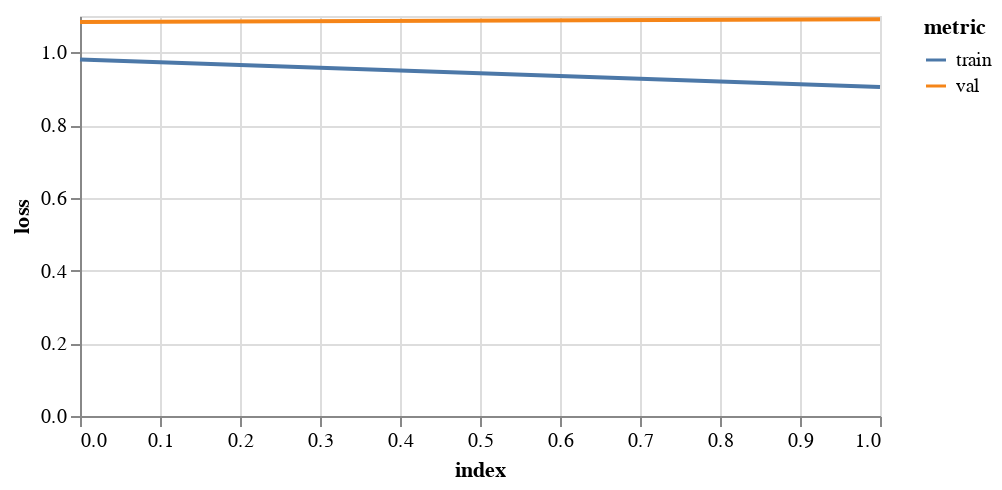
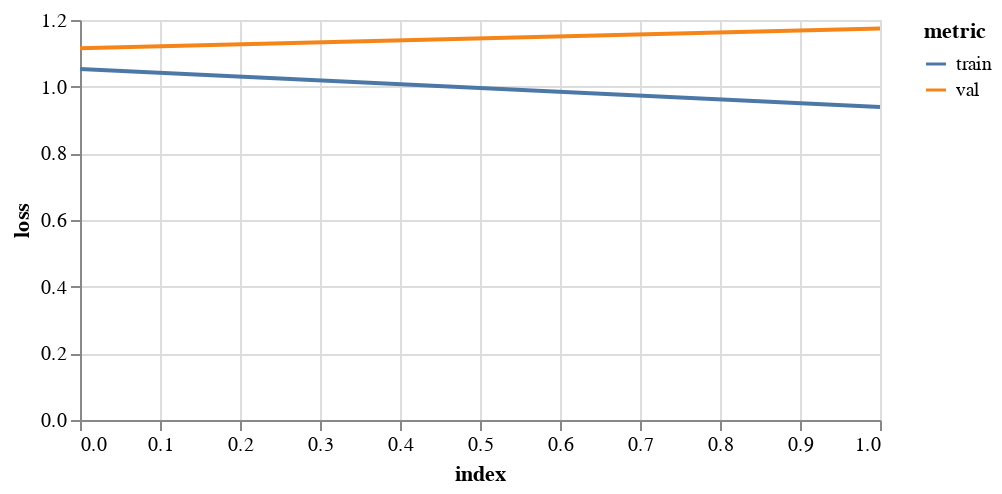
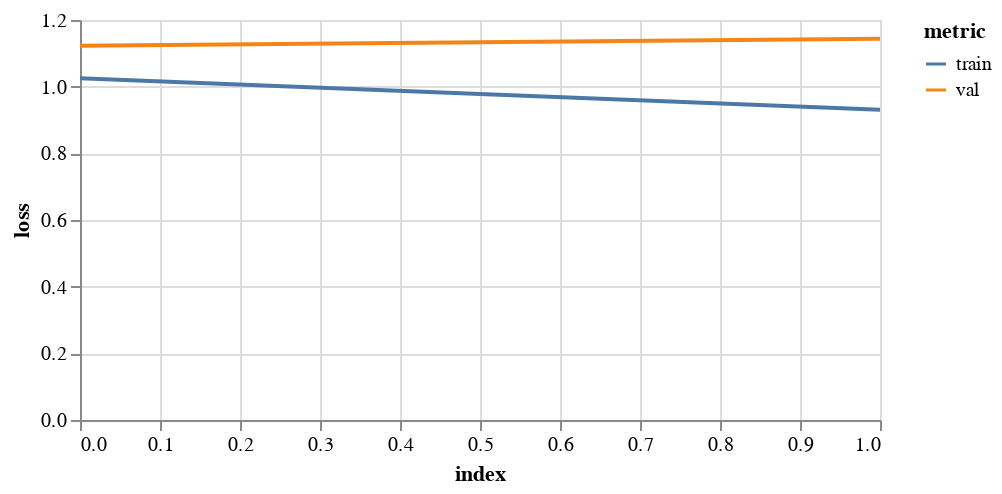

The notebook cell these images were saved under, in order:
### Markdown cell above
## 4. Leave one out

### Code cell
checkptFiles = {}
for trainName, trainSet in trainSets.items():
    allTrainData, allValData = [], []
    print('training on all but '+ trainName)
    for name, data in trainSets.items():
        if name != trainName:
            allTrainData = allTrainData + data
            allValData = allValData + valSets[name]

    gcn = FeaStNet()
    history = gcn.trainModel(allTrainData, allValData, epochs=epochs, batch_size=256, flatten=True, logTrans=False, 
                             ssTrans=True, saveDir=saveDir+'allBut_'+ trainName)

    display(plotHistory(history))

    # test
    print('testing on '+trainName+'\n')
    resultsDict = gcn.testModel(testSets[trainName], level='field')
    resultsDict['Trained on'] = ['all groups but test group']*len(resultsDict['mse'])
    resultsDict['Tested on'] = [trainName]*len(resultsDict['mse'])
    results = pivotDict(resultsDict)
    resultsList.extend(results)
    
    # note checkpoint files for use in transfer learning
    checkptFiles[trainName] = gcn.checkptFile
    
pd.DataFrame(resultsList)

### Figure 1 — Vega-Lite specification as saved in the notebook (floating-point values rounded to 4 significant figures)
{"config": {"view": {"continuousWidth": 400, "continuousHeight": 300}}, "data": {"name": "data-87fca4bcfdfc8007ca7a8466759b4967"}, "mark": "line", "encoding": {"color": {"type": "nominal", "field": "metric"}, "tooltip": [{"type": "quantitative", "field": "epoch"}, {"type": "quantitative", "field": "value"}], "x": {"type": "quantitative", "field": "index"}, "y": {"type": "quantitative", "axis": {"title": "loss"}, "field": "value"}}, "height": 200, "transform": [{"fold": ["train", "val"], "as": ["metric", "value"]}], "width": 400, "$schema": "https://vega.github.io/schema/vega-lite/v4.8.1.json", "datasets": {"data-87fca4bcfdfc8007ca7a8466759b4967": [{"index": 0, "train": 0.9803, "val": 1.084}, {"index": 1, "train": 0.9044, "val": 1.091}]}}

### Figure 2 — Vega-Lite specification as saved in the notebook (floating-point values rounded to 4 significant figures)
{"config": {"view": {"continuousWidth": 400, "continuousHeight": 300}}, "data": {"name": "data-3763f648e4d7fae62a4b6af8135d8f33"}, "mark": "line", "encoding": {"color": {"type": "nominal", "field": "metric"}, "tooltip": [{"type": "quantitative", "field": "epoch"}, {"type": "quantitative", "field": "value"}], "x": {"type": "quantitative", "field": "index"}, "y": {"type": "quantitative", "axis": {"title": "loss"}, "field": "value"}}, "height": 200, "transform": [{"fold": ["train", "val"], "as": ["metric", "value"]}], "width": 400, "$schema": "https://vega.github.io/schema/vega-lite/v4.8.1.json", "datasets": {"data-3763f648e4d7fae62a4b6af8135d8f33": [{"index": 0, "train": 1.053, "val": 1.115}, {"index": 1, "train": 0.939, "val": 1.174}]}}

### Figure 3 — Vega-Lite specification as saved in the notebook (floating-point values rounded to 4 significant figures)
{"config": {"view": {"continuousWidth": 400, "continuousHeight": 300}}, "data": {"name": "data-61ed0c2d8fc8b6cc90cd4a8b14327763"}, "mark": "line", "encoding": {"color": {"type": "nominal", "field": "metric"}, "tooltip": [{"type": "quantitative", "field": "epoch"}, {"type": "quantitative", "field": "value"}], "x": {"type": "quantitative", "field": "index"}, "y": {"type": "quantitative", "axis": {"title": "loss"}, "field": "value"}}, "height": 200, "transform": [{"fold": ["train", "val"], "as": ["metric", "value"]}], "width": 400, "$schema": "https://vega.github.io/schema/vega-lite/v4.8.1.json", "datasets": {"data-61ed0c2d8fc8b6cc90cd4a8b14327763": [{"index": 0, "train": 1.025, "val": 1.123}, {"index": 1, "train": 0.9311, "val": 1.144}]}}
